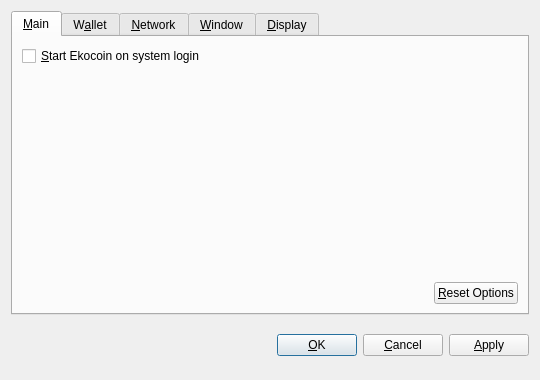
<?xml version="1.0" encoding="UTF-8"?>
<ui version="4.0">
 <class>OptionsDialog</class>
 <widget class="QDialog" name="OptionsDialog">
  <property name="geometry">
   <rect>
    <x>0</x>
    <y>0</y>
    <width>540</width>
    <height>380</height>
   </rect>
  </property>
  <property name="windowTitle">
   <string>Options</string>
  </property>
  <property name="modal">
   <bool>true</bool>
  </property>
  <layout class="QVBoxLayout" name="verticalLayout">
   <item>
    <widget class="QTabWidget" name="tabWidget">
     <property name="tabPosition">
      <enum>QTabWidget::North</enum>
     </property>
     <property name="currentIndex">
      <number>0</number>
     </property>
     <widget class="QWidget" name="tabMain">
      <attribute name="title">
       <string>&amp;Main</string>
      </attribute>
      <layout class="QVBoxLayout" name="verticalLayout_Main">
       <item>
        <widget class="QCheckBox" name="bitcoinAtStartup">
         <property name="toolTip">
          <string>Automatically start Ekocoin after logging in to the system.</string>
         </property>
         <property name="text">
          <string>&amp;Start Ekocoin on system login</string>
         </property>
        </widget>
       </item>
       <item>
        <spacer name="verticalSpacer_Main">
         <property name="orientation">
          <enum>Qt::Vertical</enum>
         </property>
         <property name="sizeHint" stdset="0">
          <size>
           <width>20</width>
           <height>40</height>
          </size>
         </property>
        </spacer>
       </item>
       <item>
        <layout class="QHBoxLayout" name="horizontalLayout_2_Main">
         <item>
          <spacer name="horizontalSpacer_2_Main">
           <property name="orientation">
            <enum>Qt::Horizontal</enum>
           </property>
           <property name="sizeHint" stdset="0">
            <size>
             <width>40</width>
             <height>20</height>
            </size>
           </property>
          </spacer>
         </item>
         <item>
          <widget class="QPushButton" name="resetButton">
           <property name="toolTip">
            <string>Reset all client options to default.</string>
           </property>
           <property name="text">
            <string>&amp;Reset Options</string>
           </property>
           <property name="autoDefault">
            <bool>false</bool>
           </property>
          </widget>
         </item>
        </layout>
       </item>
      </layout>
     </widget>
     <widget class="QWidget" name="tabWallet">
      <attribute name="title">
       <string>W&amp;allet</string>
      </attribute>
      <layout class="QVBoxLayout" name="verticalLayout_Network">
       <item>
        <widget class="QLabel" name="transactionFeeInfoLabel">
         <property name="text">
          <string>Optional transaction fee per kB that helps make sure your transactions are processed quickly. Most transactions are 1 kB.</string>
         </property>
         <property name="textFormat">
          <enum>Qt::PlainText</enum>
         </property>
         <property name="wordWrap">
          <bool>true</bool>
         </property>
        </widget>
       </item>
       <item>
        <layout class="QHBoxLayout" name="horizontalLayout_1_Main">
         <item>
          <widget class="QLabel" name="transactionFeeLabel">
           <property name="text">
            <string>Pay transaction &amp;fee</string>
           </property>
           <property name="textFormat">
            <enum>Qt::PlainText</enum>
           </property>
           <property name="buddy">
            <cstring>transactionFee</cstring>
           </property>
          </widget>
         </item>
         <item>
          <widget class="BitcoinAmountField" name="transactionFee"/>
         </item>
         <item>
          <spacer name="horizontalSpacer_1_Main">
           <property name="orientation">
            <enum>Qt::Horizontal</enum>
           </property>
           <property name="sizeHint" stdset="0">
            <size>
             <width>40</width>
             <height>20</height>
            </size>
           </property>
          </spacer>
         </item>
        </layout>
       </item>
       <item>
        <widget class="QLabel" name="label">
         <property name="text">
          <string>If you disable the spending of unconfirmed change, the change from a transaction cannot be used until that transaction has at least one confirmation. This also affects how your balance is computed.</string>
         </property>
         <property name="wordWrap">
          <bool>true</bool>
         </property>
        </widget>
       </item>
       <item>
        <widget class="QCheckBox" name="spendZeroConfChange">
         <property name="text">
          <string>Spend unconfirmed change  (experts only)</string>
         </property>
        </widget>
       </item>
       <item>
        <spacer name="verticalSpacer">
         <property name="orientation">
          <enum>Qt::Vertical</enum>
         </property>
         <property name="sizeHint" stdset="0">
          <size>
           <width>20</width>
           <height>40</height>
          </size>
         </property>
        </spacer>
       </item>
      </layout>
     </widget>
     <widget class="QWidget" name="tabNetwork">
      <attribute name="title">
       <string>&amp;Network</string>
      </attribute>
      <layout class="QVBoxLayout" name="verticalLayout_Network">
       <item>
        <widget class="QCheckBox" name="mapPortUpnp">
         <property name="toolTip">
          <string>Automatically open the Ekocoin client port on the router. This only works when your router supports UPnP and it is enabled.</string>
         </property>
         <property name="text">
          <string>Map port using &amp;UPnP</string>
         </property>
        </widget>
       </item>
       <item>
        <widget class="QCheckBox" name="connectSocks">
         <property name="toolTip">
          <string>Connect to the Ekocoin network through a SOCKS proxy (e.g. when connecting through Tor).</string>
         </property>
         <property name="text">
          <string>&amp;Connect through SOCKS proxy:</string>
         </property>
        </widget>
       </item>
       <item>
        <layout class="QHBoxLayout" name="horizontalLayout_Network">
         <item>
          <widget class="QLabel" name="proxyIpLabel">
           <property name="text">
            <string>Proxy &amp;IP:</string>
           </property>
           <property name="textFormat">
            <enum>Qt::PlainText</enum>
           </property>
           <property name="buddy">
            <cstring>proxyIp</cstring>
           </property>
          </widget>
         </item>
         <item>
          <widget class="QValidatedLineEdit" name="proxyIp">
           <property name="maximumSize">
            <size>
             <width>140</width>
             <height>16777215</height>
            </size>
           </property>
           <property name="toolTip">
            <string>IP address of the proxy (e.g. 127.0.0.1)</string>
           </property>
          </widget>
         </item>
         <item>
          <widget class="QLabel" name="proxyPortLabel">
           <property name="text">
            <string>&amp;Port:</string>
           </property>
           <property name="textFormat">
            <enum>Qt::PlainText</enum>
           </property>
           <property name="buddy">
            <cstring>proxyPort</cstring>
           </property>
          </widget>
         </item>
         <item>
          <widget class="QLineEdit" name="proxyPort">
           <property name="maximumSize">
            <size>
             <width>55</width>
             <height>16777215</height>
            </size>
           </property>
           <property name="toolTip">
            <string>Port of the proxy (e.g. 9050)</string>
           </property>
          </widget>
         </item>
         <item>
          <widget class="QLabel" name="socksVersionLabel">
           <property name="text">
            <string>SOCKS &amp;Version:</string>
           </property>
           <property name="textFormat">
            <enum>Qt::PlainText</enum>
           </property>
           <property name="buddy">
            <cstring>socksVersion</cstring>
           </property>
          </widget>
         </item>
         <item>
          <widget class="QValueComboBox" name="socksVersion">
           <property name="toolTip">
            <string>SOCKS version of the proxy (e.g. 5)</string>
           </property>
          </widget>
         </item>
         <item>
          <spacer name="horizontalSpacer_Network">
           <property name="orientation">
            <enum>Qt::Horizontal</enum>
           </property>
           <property name="sizeHint" stdset="0">
            <size>
             <width>40</width>
             <height>20</height>
            </size>
           </property>
          </spacer>
         </item>
        </layout>
       </item>
       <item>
        <spacer name="verticalSpacer_Network">
         <property name="orientation">
          <enum>Qt::Vertical</enum>
         </property>
         <property name="sizeHint" stdset="0">
          <size>
           <width>20</width>
           <height>40</height>
          </size>
         </property>
        </spacer>
       </item>
      </layout>
     </widget>
     <widget class="QWidget" name="tabWindow">
      <attribute name="title">
       <string>&amp;Window</string>
      </attribute>
      <layout class="QVBoxLayout" name="verticalLayout_Window">
       <item>
        <widget class="QCheckBox" name="minimizeToTray">
         <property name="toolTip">
          <string>Show only a tray icon after minimizing the window.</string>
         </property>
         <property name="text">
          <string>&amp;Minimize to the tray instead of the taskbar</string>
         </property>
        </widget>
       </item>
       <item>
        <widget class="QCheckBox" name="minimizeOnClose">
         <property name="toolTip">
          <string>Minimize instead of exit the application when the window is closed. When this option is enabled, the application will be closed only after selecting Quit in the menu.</string>
         </property>
         <property name="text">
          <string>M&amp;inimize on close</string>
         </property>
        </widget>
       </item>
       <item>
        <spacer name="verticalSpacer_Window">
         <property name="orientation">
          <enum>Qt::Vertical</enum>
         </property>
         <property name="sizeHint" stdset="0">
          <size>
           <width>20</width>
           <height>40</height>
          </size>
         </property>
        </spacer>
       </item>
      </layout>
     </widget>
     <widget class="QWidget" name="tabDisplay">
      <attribute name="title">
       <string>&amp;Display</string>
      </attribute>
      <layout class="QVBoxLayout" name="verticalLayout_Display">
       <item>
        <layout class="QHBoxLayout" name="horizontalLayout_1_Display">
         <item>
          <widget class="QLabel" name="langLabel">
           <property name="text">
            <string>User Interface &amp;language:</string>
           </property>
           <property name="textFormat">
            <enum>Qt::PlainText</enum>
           </property>
           <property name="buddy">
            <cstring>lang</cstring>
           </property>
          </widget>
         </item>
         <item>
          <widget class="QValueComboBox" name="lang">
           <property name="toolTip">
            <string>The user interface language can be set here. This setting will take effect after restarting Ekocoin.</string>
           </property>
          </widget>
         </item>
        </layout>
       </item>
       <item>
        <layout class="QHBoxLayout" name="horizontalLayout_2_Display">
         <item>
          <widget class="QLabel" name="unitLabel">
           <property name="text">
            <string>&amp;Unit to show amounts in:</string>
           </property>
           <property name="textFormat">
            <enum>Qt::PlainText</enum>
           </property>
           <property name="buddy">
            <cstring>unit</cstring>
           </property>
          </widget>
         </item>
         <item>
          <widget class="QValueComboBox" name="unit">
           <property name="toolTip">
            <string>Choose the default subdivision unit to show in the interface and when sending coins.</string>
           </property>
          </widget>
         </item>
        </layout>
       </item>
       <item>
        <widget class="QCheckBox" name="displayAddresses">
         <property name="toolTip">
          <string>Whether to show Ekocoin addresses in the transaction list or not.</string>
         </property>
         <property name="text">
          <string>&amp;Display addresses in transaction list</string>
         </property>
        </widget>
       </item>
       <item>
        <widget class="QCheckBox" name="coinControlFeatures">
         <property name="toolTip">
          <string>Whether to show coin control features or not.</string>
         </property>
         <property name="text">
          <string>Display coin &amp;control features (experts only!)</string>
         </property>
        </widget>
       </item>
       <item>
        <spacer name="verticalSpacer_Display">
         <property name="orientation">
          <enum>Qt::Vertical</enum>
         </property>
         <property name="sizeHint" stdset="0">
          <size>
           <width>20</width>
           <height>40</height>
          </size>
         </property>
        </spacer>
       </item>
      </layout>
     </widget>
    </widget>
   </item>
   <item>
    <layout class="QHBoxLayout" name="horizontalLayout_Buttons">
     <item>
      <spacer name="horizontalSpacer_1">
       <property name="orientation">
        <enum>Qt::Horizontal</enum>
       </property>
       <property name="sizeHint" stdset="0">
        <size>
         <width>40</width>
         <height>48</height>
        </size>
       </property>
      </spacer>
     </item>
     <item>
      <widget class="QLabel" name="statusLabel">
       <property name="font">
        <font>
         <weight>75</weight>
         <bold>true</bold>
        </font>
       </property>
       <property name="text">
        <string/>
       </property>
       <property name="textFormat">
        <enum>Qt::PlainText</enum>
       </property>
       <property name="wordWrap">
        <bool>true</bool>
       </property>
      </widget>
     </item>
     <item>
      <spacer name="horizontalSpacer_2">
       <property name="orientation">
        <enum>Qt::Horizontal</enum>
       </property>
       <property name="sizeHint" stdset="0">
        <size>
         <width>40</width>
         <height>48</height>
        </size>
       </property>
      </spacer>
     </item>
     <item>
      <widget class="QPushButton" name="okButton">
       <property name="text">
        <string>&amp;OK</string>
       </property>
      </widget>
     </item>
     <item>
      <widget class="QPushButton" name="cancelButton">
       <property name="text">
        <string>&amp;Cancel</string>
       </property>
       <property name="autoDefault">
        <bool>false</bool>
       </property>
      </widget>
     </item>
     <item>
      <widget class="QPushButton" name="applyButton">
       <property name="text">
        <string>&amp;Apply</string>
       </property>
       <property name="autoDefault">
        <bool>false</bool>
       </property>
      </widget>
     </item>
    </layout>
   </item>
  </layout>
 </widget>
 <customwidgets>
  <customwidget>
   <class>BitcoinAmountField</class>
   <extends>QSpinBox</extends>
   <header>bitcoinamountfield.h</header>
  </customwidget>
  <customwidget>
   <class>QValueComboBox</class>
   <extends>QComboBox</extends>
   <header>qvaluecombobox.h</header>
  </customwidget>
  <customwidget>
   <class>QValidatedLineEdit</class>
   <extends>QLineEdit</extends>
   <header>qvalidatedlineedit.h</header>
  </customwidget>
 </customwidgets>
 <resources/>
 <connections/>
</ui>
